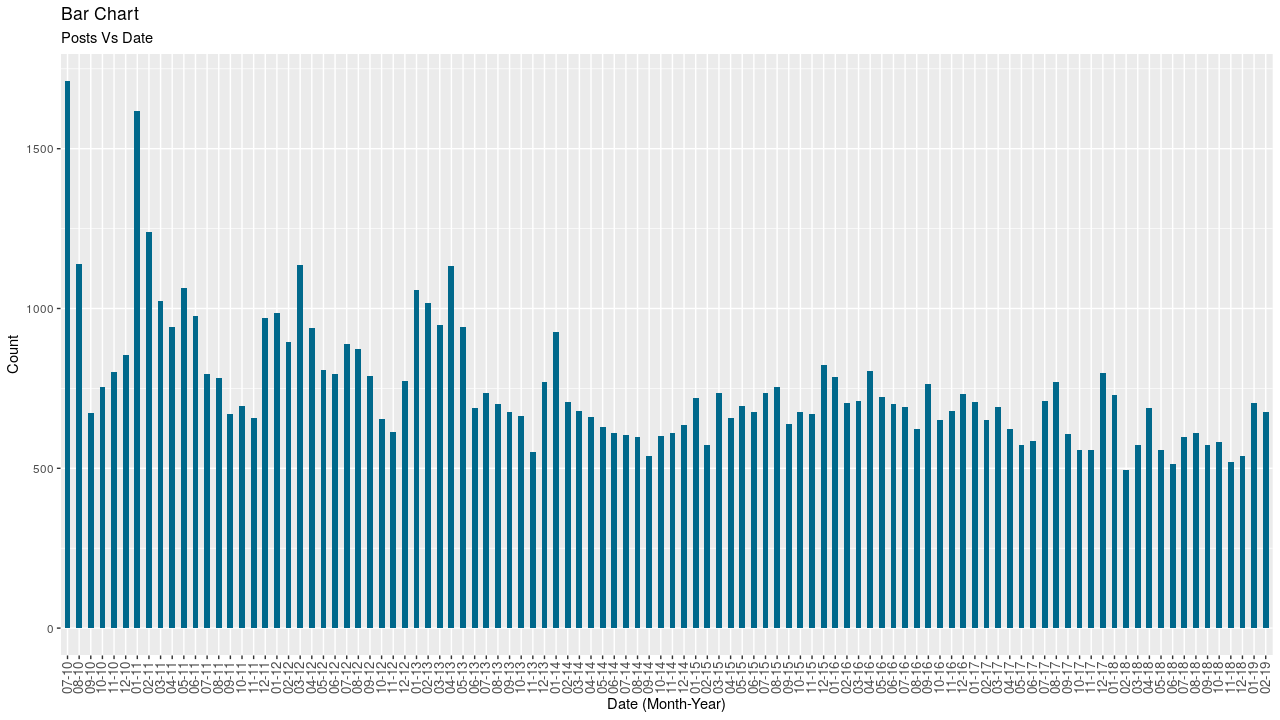

The script that drew this image:
library(ggplot2)
library(stringi)

posts_time <- read.csv("photo_analysis/posts_time.csv")[1:104, 2:3]
colnames(posts_time) <- c("Date", "Count")

dates <- stri_datetime_parse(posts_time$Date, format = "yyyy-MM")
dates <- stri_datetime_format(dates, format = "MM-yy")

ggplot(posts_time, aes(x = Date, y = Count)) + 
  geom_bar(stat = "identity", width = .5, fill = "deepskyblue4") +
  scale_x_discrete(labels = dates, name = "Date (Month-Year)") +
  labs(title = "Bar Chart", subtitle="Posts Vs Date") +
  theme(axis.text.x = element_text(size = 10, angle = 90, vjust = 0.4))
